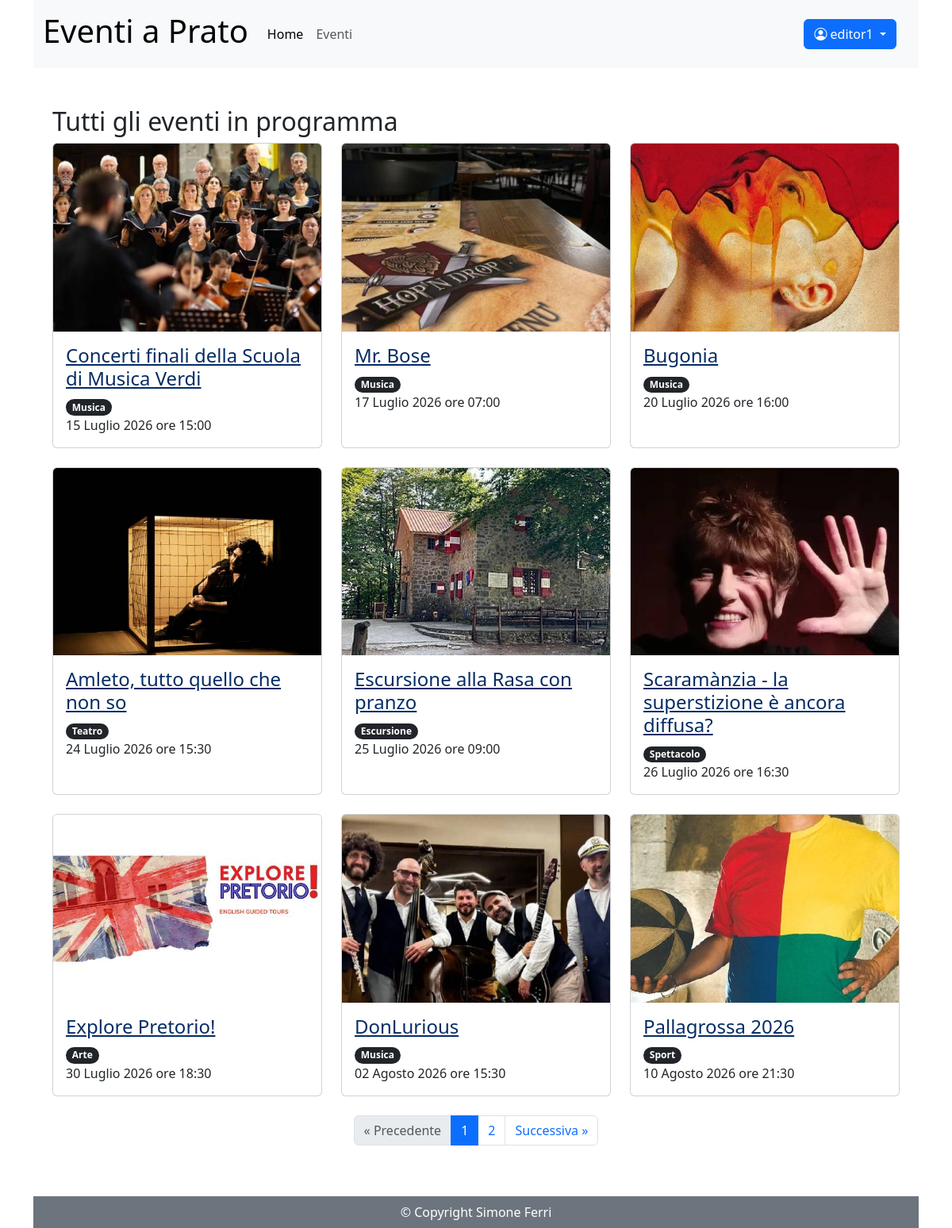
Page /eventi (signed in) on the committed database.
### eventi_accounts/models.py (models this page shows)
class CustomUser(AbstractUser):
    eta = models.PositiveIntegerField(null=True, blank=True, verbose_name="Età")
    telefono = models.PositiveIntegerField(null=True, blank=True)

### eventi_gestione/models.py (models this page shows, shortened)
class Eventi(models.Model):
    nome_evento = models.CharField(max_length=100)
    descrizione_evento = models.TextField()
    tipo_evento = models.ForeignKey(Tipologia,on_delete=models.CASCADE)
    luogo_evento = models.CharField(max_length=100)
    data_ora_evento = models.DateTimeField()
    immagine_evento = models.ImageField(upload_to='eventi/', blank=True)
    posti_prenotabili = models.PositiveIntegerField(null=True, blank=True)
    prezzo = models.PositiveIntegerField(null=True, blank=True, default=0)
    pubblicato = models.BooleanField(default=False)
    annullato = models.BooleanField(default=False)
    creatore = models.ForeignKey(CustomUser, on_delete=models.CASCADE, related_name='eventi_creati', limit_choices_to={'groups__name': 'redattori'})

class Tipologia(models.Model):
    nome_tipo = models.CharField(max_length=100)
    creatore = models.ForeignKey(CustomUser, on_delete=models.CASCADE, related_name='tipologie_create')
    class Meta:
        ordering = ['nome_tipo']
    def __str__(self):
        return self.nome_tipo

### eventi_pagine/views.py (the view)
# urls.py: path("eventi", EventListView.as_view(), name="eventi"),
class EventListView(ListView):
    model = Eventi
    template_name = "lista_eventi.html"
    context_object_name = 'eventi_futuri'
    paginate_by = 9
    def get_queryset(self):
        ora_attuale = timezone.now()
        return Eventi.objects.filter(
            data_ora_evento__gte=ora_attuale,
            pubblicato=True
        ).order_by('data_ora_evento')
    def get_context_data(self, **kwargs):
        context = super().get_context_data(**kwargs)
        if self.request.user.is_authenticated:
            context['eventi_prenotati_ids'] = set(
                Prenotazione.objects.filter(utente=self.request.user).values_list('evento_id', flat=True)
            )
        return context

### eventi_pagine/templatetags/auth_extras.py (called while the page is built)
@register.filter(name='has_group')
def has_group(user, group_name):
    return user.groups.filter(name=group_name).exists()

### templates/lista_eventi.html (shortened to what this page needs)
{% extends "base.html" %}
{% block content %}
    <h2 class="mt-5">Tutti gli eventi in programma</h2>
    <div class="row row-cols-1 row-cols-md-3 g-4">
        {% for evento in eventi_futuri %}
            <div class="col">
                <div class="card h-100">
                        {% if evento.immagine_evento %}
                            <img src="{{ evento.immagine_evento.url }}" class="card-img-top" alt="">
                        {% endif %}
                        <div class="card-body">
                            <h3 class="card-title h4"><a class="text-primary-emphasis" href="{% url 'evento' evento.id %}">{{ evento.nome_evento }}</a></h3>
                            <p class="card-text">
                                <span class="badge rounded-pill text-bg-dark">{{ evento.tipo_evento}}</span><br>
                                {{ evento.data_ora_evento|date:"d F Y \o\r\e H:i" }}<br>
                            </p>
                        </div>
                </div>
            </div>
        {% endfor %}
    </div>
    {% if page_obj.has_other_pages %}
        <nav aria-label="Navigazione pagine" class="mt-4">
            <ul class="pagination justify-content-center">
                {% if page_obj.has_previous %}
                    <li class="page-item">
                        <a class="page-link" href="?page={{ page_obj.previous_page_number }}" aria-label="Precedente">
                            <span aria-hidden="true">&laquo; Precedente</span>
                        </a>
                    </li>
                {% else %}
                    <li class="page-item disabled">
                        <span class="page-link">&laquo; Precedente</span>
                    </li>
                {% endif %}
                {% for num in page_obj.paginator.page_range %}
                    {% if page_obj.number == num %}
                        <li class="page-item active" aria-current="page">
                            <span class="page-link">{{ num }}</span>
                        </li>
                    {% else %}
                        <li class="page-item">
                            <a class="page-link" href="?page={{ num }}">{{ num }}</a>
                        </li>
                    {% endif %}
                {% endfor %}
                {% if page_obj.has_next %}
                    <li class="page-item">
                        <a class="page-link" href="?page={{ page_obj.next_page_number }}" aria-label="Successiva">
                            <span aria-hidden="true">Successiva &raquo;</span>
                        </a>
                    </li>
                {% else %}
                    <li class="page-item disabled">
                        <span class="page-link">Successiva &raquo;</span>
                    </li>
                {% endif %}
            </ul>
        </nav>
    {% endif %}
{% endblock content %}

### templates/base.html (shortened to what this page needs)
{% load auth_extras %}
<!DOCTYPE html>
<html lang="it">
    <head>
        <link href="https://cdn.jsdelivr.net/npm/bootstrap@5.3.8/dist/css/bootstrap.min.css" rel="stylesheet">
        <link rel="stylesheet" href="https://cdn.jsdelivr.net/npm/bootstrap-icons@1.13.1/font/bootstrap-icons.min.css">
    </head>
    <body class="container d-flex flex-column min-vh-100">
        <header>
            <nav class="navbar navbar-expand-lg bg-body-tertiary">
              <div class="container-fluid">
                  <a class="navbar-brand" href="/"><h1>Eventi a Prato</h1></a>
                <div class="collapse navbar-collapse" id="navbarText">
                  <ul class="navbar-nav me-auto mb-2 mb-lg-0">
                    <li class="nav-item">
                      <a class="nav-link active" aria-current="page" href="/">Home</a>
                    </li>
                    <li class="nav-item">
                      <a class="nav-link" href="/eventi">Eventi</a>
                    </li>
                  </ul>
                  <span class="navbar-text">
                    {% if user.is_authenticated %}
                        <div class="navbar-text me-3">
                            <div class="btn-group">
                                <button type="button" class="btn btn-primary dropdown-toggle" data-bs-toggle="dropdown" aria-expanded="false">
                                <i class="bi bi-person-circle"></i> {{ user.username }} <span class="visually-hidden">Menu utente</span>
                                </button>
                            </div>
                        </div>
                    {% else %}
                        <a href="/login/" class="btn btn-primary text-bg-primary" role="button">Sign in</a>
                        <a href="/signup/" class="btn btn-secondary text-bg-secondary" role="button">Sign up</a>
                    {% endif %}
                  </span>
                </div>
              </div>
            </nav>
        </header>
        <main class="container flex-grow-1">
        <div class="container">
          {% block content %}
          {% endblock content %}
        </div>
        </main>
        <footer class="bg-secondary text-white text-center p-2 mt-5 ">
            © Copyright Simone Ferri
        </footer>
    </body>
</html>

### rows in the picture
CustomUser: username "editor1"
Eventi: immagine_evento (picture), nome_evento "Concerti finali della Scuola di Musica Verdi", tipo_evento "Musica", data_ora_evento "15 Luglio 2026 ore 15:00"
Eventi: immagine_evento (picture), nome_evento "Mr. Bose", tipo_evento "Musica", data_ora_evento "17 Luglio 2026 ore 07:00"
Eventi: immagine_evento (picture), nome_evento "Bugonia", tipo_evento "Musica", data_ora_evento "20 Luglio 2026 ore 16:00"
Eventi: immagine_evento (picture), nome_evento "Amleto, tutto quello che non so", tipo_evento "Teatro", data_ora_evento "24 Luglio 2026 ore 15:30"
Eventi: immagine_evento (picture), nome_evento "Escursione alla Rasa con pranzo", tipo_evento "Escursione", data_ora_evento "25 Luglio 2026 ore 09:00"
Eventi: immagine_evento (picture), nome_evento "Scaramànzia - la superstizione è ancora diffusa?", tipo_evento "Spettacolo", data_ora_evento "26 Luglio 2026 ore 16:30"
Eventi: immagine_evento (picture), nome_evento "Explore Pretorio!", tipo_evento "Arte", data_ora_evento "30 Luglio 2026 ore 18:30"
Eventi: immagine_evento (picture), nome_evento "DonLurious", tipo_evento "Musica", data_ora_evento "02 Agosto 2026 ore 15:30"
Eventi: immagine_evento (picture), nome_evento "Pallagrossa 2026", tipo_evento "Sport", data_ora_evento "10 Agosto 2026 ore 21:30"

### other values in the picture
{{ num }} "1"
{{ num }} "2"
